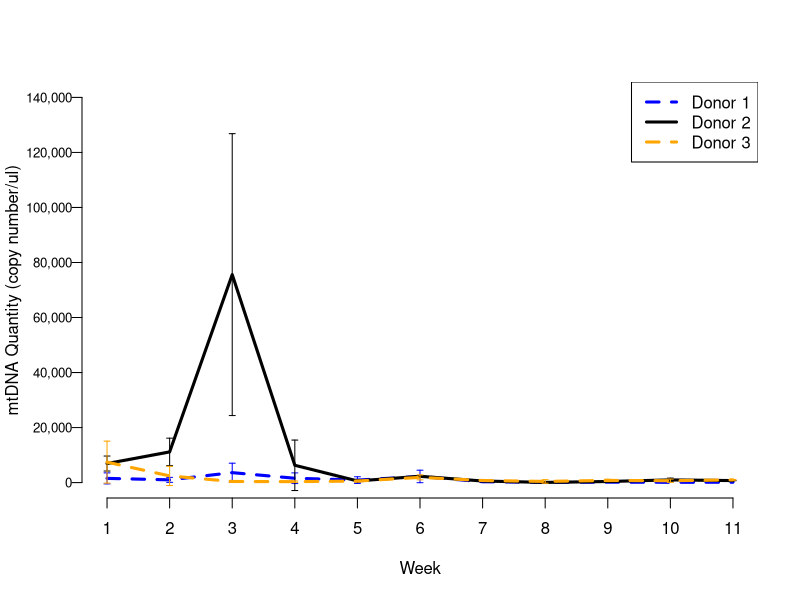

The R script that drew this image:
#line graphs for mitochondrial DNA 
#***************************************

library(dplyr)

df <- read.csv("mitoDNA_quantity.csv")

Donor1 <-filter(df,donor_id == "Donor1")
Donor2 <-filter(df,donor_id == "Donor2")
Donor3 <-filter(df,donor_id == "Donor3")
Time <-c(1,2,3,4,5,6,7,8,9,10,11)

#mtDNA quantity Composite ling graph
pdf("mitoDNA_Composite.pdf", width =11,height=6)
plot(1, type="n", xlim=c(1,11), ylim=c(0,140000), ylab="mtDNA Quantity (copy number/ul)", xlab = "Week", main= "", axes = FALSE, col="white")
# points and line for samples 
Quant1 <-as.vector(tapply(Donor1$quantity_mtDNA, INDEX=Donor1$week, FUN=mean, simplify = TRUE), mode="numeric")
lines (Time, Quant1,lty=2, lwd=3, col="blue")
errorbarsQuant1 <- as.vector(tapply(Donor1$quantity_mtDNA, INDEX=Donor1$week, FUN=sd, simplify = TRUE), mode="numeric")
arrows (Time, Quant1, Time, Quant1 + errorbarsQuant1, length=0.03, angle=90, col="blue")
arrows (Time, Quant1, Time, Quant1 - errorbarsQuant1, length=0.03, angle=90,col="blue")
Quant2 <-as.vector(tapply(Donor2$quantity_mtDNA, INDEX=Donor2$week, FUN=mean, simplify = TRUE), mode="numeric")
lines (Time, Quant2,lty=1, lwd=3, col="black")
errorbarsQuant2 <- as.vector(tapply(Donor2$quantity_mtDNA, INDEX=Donor2$week, FUN=sd, simplify = TRUE), mode="numeric")
arrows (Time, Quant2, Time, Quant2 + errorbarsQuant2, length=0.03, angle=90, col="black")
arrows (Time, Quant2, Time, Quant2 - errorbarsQuant2, length=0.03, angle=90,col="black")
Quant3 <-as.vector(tapply(Donor3$quantity_mtDNA, INDEX=Donor3$week, FUN=mean, simplify = TRUE), mode="numeric")
lines (Time, Quant3,lty=2, lwd=3, col="orange")
errorbarsQuant3 <- as.vector(tapply(Donor3$quantity_mtDNA, INDEX=Donor3$week, FUN=sd, simplify = TRUE), mode="numeric")
arrows (Time, Quant3, Time, Quant3 + errorbarsQuant3, length=0.03, angle=90, col="orange")
arrows (Time, Quant3, Time, Quant3 - errorbarsQuant3, length=0.03, angle=90,col="orange")
axis(1, at=1:11, lab=1:11)
axis(2, at = seq(0,140000, 20000), las = 1, 
     labels = prettyNum(seq(0, 140000, 20000), 
                        big.mark = ',', 
                        scientific = FALSE),
      cex.axis=0.8, cex.lab=0.8, mgp = c(3,0.5,0))
legend("topright", legend=c("Donor 1", "Donor 2", "Donor 3"),
       col=c("blue", "black", "orange"), lty=2:1,lwd=3, cex=1)
dev.off()